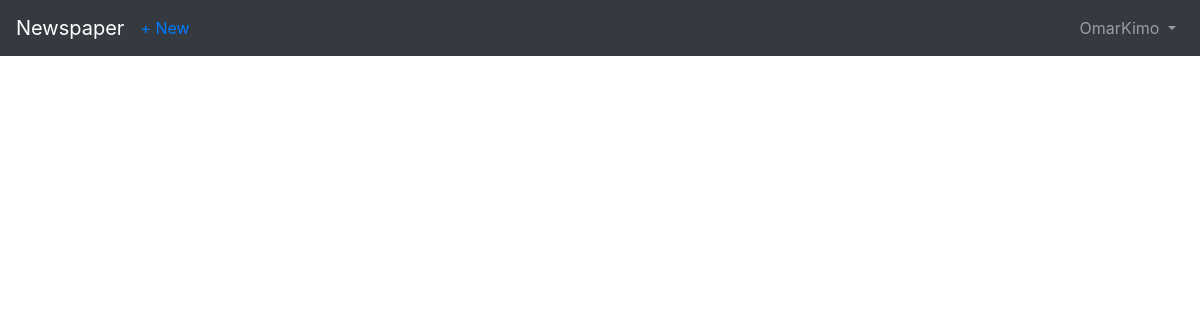
The page /articles/ (signed in) on the database as committed earlier.
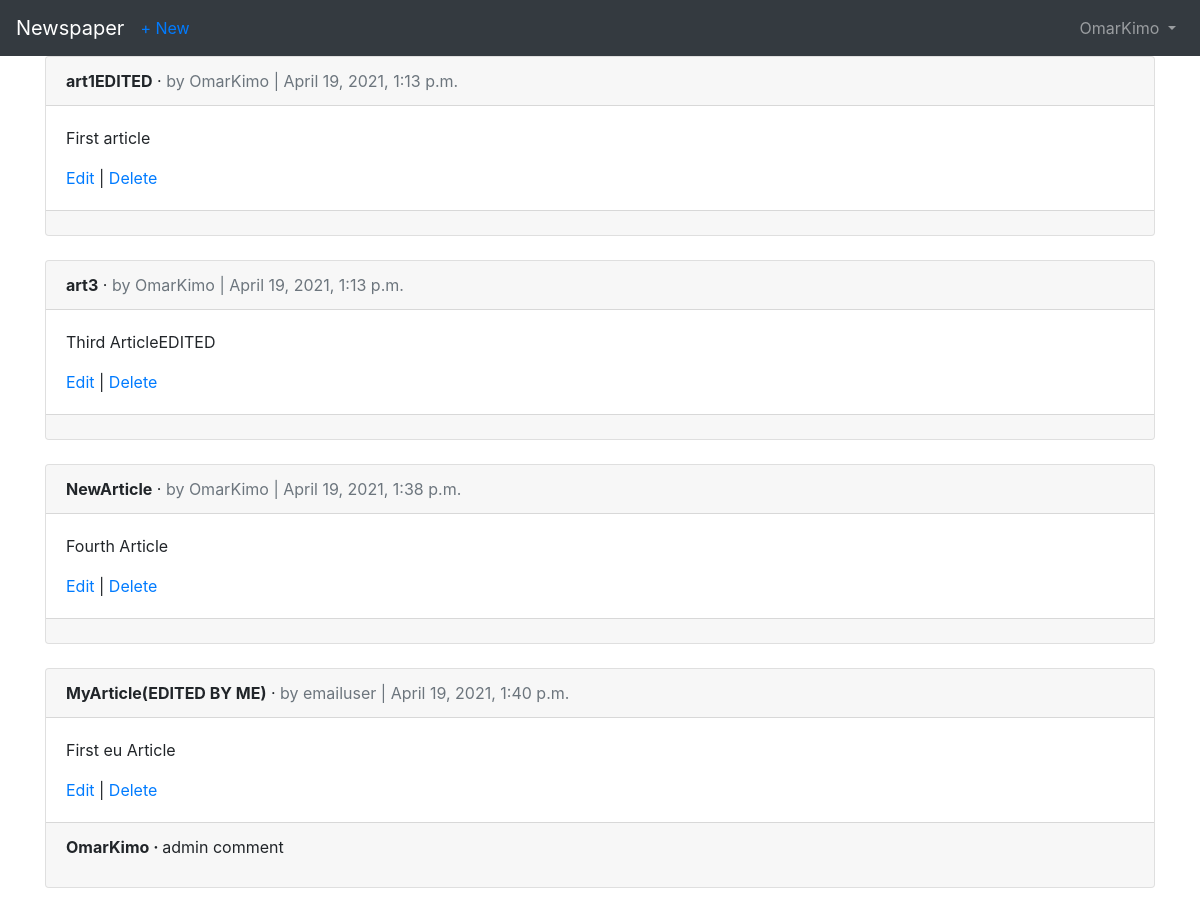
The same page on the database as committed later.
### accounts/models.py (models this page shows)
class CustomUser(AbstractUser):
    age = models.PositiveIntegerField(null=True, blank=True)

### articles/models.py (models this page shows, shortened)
class Article(models.Model):
    title = models.CharField(max_length=255)
    body = models.TextField()
    date = models.DateTimeField(auto_now_add=True)
    author = models.ForeignKey(
        get_user_model(),
        on_delete=models.CASCADE,
    )

class Comment(models.Model):
    article = models.ForeignKey(
        Article,
        on_delete=models.CASCADE,
        related_name="comments",
    )
    comment = models.CharField(max_length=140)
    author = models.ForeignKey(
        get_user_model(),
        on_delete=models.CASCADE,
    )
    def __str__(self):
        return self.comment

### articles/views.py (the view)
# urls.py: path("", ArticleListView.as_view(), name="article_list"),
class ArticleListView(LoginRequiredMixin, ListView):
    model = Article
    template_name = "article_list.html"

### templates/article_list.html (shortened to what this page needs)
{% extends 'base.html' %}
{% block content %}
{% for article in object_list %}
<div class="card">
    <div class="card-header">
        <span class="font-weight-bold">{{ article.title }}</span> &middot;
        <span class="text-muted">by {{ article.author }} |
            {{ article.date }}</span>
    </div>
    <div class="card-body">
        <p>{{ article.body }}</p>
        <a href="{% url 'article_edit' article.pk %}">Edit</a> |
        <a href="{% url 'article_delete' article.pk %}">Delete</a>
    </div>
    <div class="card-footer">
        {% for comment in article.comments.all %}
            <p>
                <span class="font-weight-bold">
                    {{ comment.author }} &middot;
                </span>
                {{ comment }}
            </p>
        {% endfor %}
    </div>
</div>
<br />
{% endfor %}
{% endblock content %}

### templates/base.html (shortened to what this page needs)
<html>
<head>
    <link rel="stylesheet" href="https://cdn.jsdelivr.net/npm/bootstrap@4.5.3/dist/css/bootstrap.min.css">
</head>
<body>
    <nav class="navbar navbar-expand-lg navbar-dark bg-dark">
        <a class="navbar-brand" href="{% url 'home' %}">Newspaper</a>
        {% if user.is_authenticated %}
        <ul class="navbar-nav mr-auto">
            <li class="nav-item">
                <a href="{% url 'article_new' %}">+ New</a>
            </li>
        </ul>
        {% endif %}
        <div class="collapse navbar-collapse" id="navbarSupportedContent">
            {% if user.is_authenticated %}
            <ul class="navbar-nav ml-auto">
                <li class="nav-item">
                    <a class="nav-link dropdown-toggle" href="#" id="navbarDropdown" role="button"
                        data-toggle="dropdown" aria-haspopup="true" aria-expanded="false">
                        {{ user.username }}
                    </a>
                </li>
            </ul>
            {% endif %}
        </div>
    </nav>
    <main>
        <div class="container">
            {% block content %}
            {% endblock content %}
        </div>
    </main>
</body>
</html>

Rows that differ between the two databases and show on the page:
added Article: title "art1EDITED", author "OmarKimo", date "April 19, 2021, 1:13 p.m.", body "First article"
added Article: title "art3", author "OmarKimo", date "April 19, 2021, 1:13 p.m.", body "Third ArticleEDITED"
added Article: title "NewArticle", author "OmarKimo", date "April 19, 2021, 1:38 p.m.", body "Fourth Article"
added Article: title "MyArticle(EDITED BY ME)", author "emailuser", date "April 19, 2021, 1:40 p.m.", body "First eu Article"
added Comment: author "OmarKimo", comment "admin comment"
